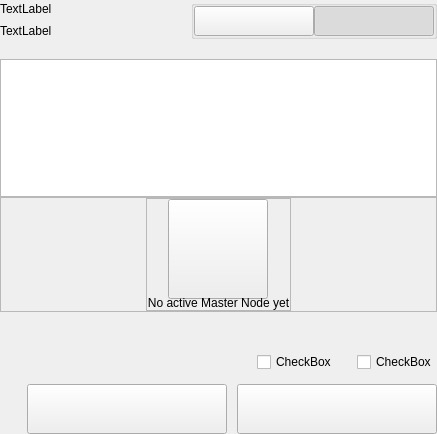
<?xml version="1.0" encoding="UTF-8"?>
<ui version="4.0">
 <class>SettingsMultisendWidget</class>
 <widget class="QWidget" name="SettingsMultisendWidget">
  <property name="geometry">
   <rect>
    <x>0</x>
    <y>0</y>
    <width>437</width>
    <height>434</height>
   </rect>
  </property>
  <property name="windowTitle">
   <string>Form</string>
  </property>
  <layout class="QVBoxLayout" name="verticalLayout">
   <property name="spacing">
    <number>0</number>
   </property>
   <property name="leftMargin">
    <number>0</number>
   </property>
   <property name="topMargin">
    <number>0</number>
   </property>
   <property name="rightMargin">
    <number>0</number>
   </property>
   <property name="bottomMargin">
    <number>0</number>
   </property>
   <item>
    <widget class="QWidget" name="left" native="true">
     <layout class="QVBoxLayout" name="verticalLayout_2">
      <property name="leftMargin">
       <number>0</number>
      </property>
      <property name="topMargin">
       <number>0</number>
      </property>
      <property name="rightMargin">
       <number>0</number>
      </property>
      <property name="bottomMargin">
       <number>0</number>
      </property>
      <item>
       <layout class="QVBoxLayout" name="verticalLayout_3">
        <property name="spacing">
         <number>0</number>
        </property>
        <item>
         <widget class="QWidget" name="containerTitle" native="true">
          <layout class="QHBoxLayout" name="horizontalLayout_3" stretch="4,1">
           <property name="spacing">
            <number>40</number>
           </property>
           <property name="leftMargin">
            <number>0</number>
           </property>
           <property name="topMargin">
            <number>0</number>
           </property>
           <property name="rightMargin">
            <number>0</number>
           </property>
           <property name="bottomMargin">
            <number>0</number>
           </property>
           <item>
            <layout class="QVBoxLayout" name="verticalLayoutTitle">
             <property name="spacing">
              <number>5</number>
             </property>
             <item>
              <widget class="QLabel" name="labelTitle">
               <property name="text">
                <string>TextLabel</string>
               </property>
              </widget>
             </item>
             <item>
              <widget class="QLabel" name="labelSubtitle1">
               <property name="text">
                <string>TextLabel</string>
               </property>
               <property name="wordWrap">
                <bool>true</bool>
               </property>
              </widget>
             </item>
            </layout>
           </item>
           <item alignment="Qt::AlignTop">
            <widget class="QGroupBox" name="groupBox">
             <property name="title">
              <string/>
             </property>
             <property name="alignment">
              <set>Qt::AlignLeading|Qt::AlignLeft|Qt::AlignTop</set>
             </property>
             <layout class="QHBoxLayout" name="horizontalLayout_4">
              <property name="spacing">
               <number>0</number>
              </property>
              <property name="leftMargin">
               <number>0</number>
              </property>
              <property name="topMargin">
               <number>0</number>
              </property>
              <property name="rightMargin">
               <number>0</number>
              </property>
              <property name="bottomMargin">
               <number>0</number>
              </property>
              <item>
               <widget class="QPushButton" name="pushLeft">
                <property name="minimumSize">
                 <size>
                  <width>120</width>
                  <height>30</height>
                 </size>
                </property>
                <property name="maximumSize">
                 <size>
                  <width>120</width>
                  <height>30</height>
                 </size>
                </property>
                <property name="focusPolicy">
                 <enum>Qt::NoFocus</enum>
                </property>
                <property name="text">
                 <string/>
                </property>
                <property name="checkable">
                 <bool>true</bool>
                </property>
                <property name="autoExclusive">
                 <bool>true</bool>
                </property>
               </widget>
              </item>
              <item>
               <widget class="QPushButton" name="pushRight">
                <property name="minimumSize">
                 <size>
                  <width>120</width>
                  <height>30</height>
                 </size>
                </property>
                <property name="maximumSize">
                 <size>
                  <width>120</width>
                  <height>30</height>
                 </size>
                </property>
                <property name="focusPolicy">
                 <enum>Qt::NoFocus</enum>
                </property>
                <property name="text">
                 <string/>
                </property>
                <property name="checkable">
                 <bool>true</bool>
                </property>
                <property name="checked">
                 <bool>true</bool>
                </property>
                <property name="autoExclusive">
                 <bool>true</bool>
                </property>
               </widget>
              </item>
             </layout>
            </widget>
           </item>
          </layout>
         </widget>
        </item>
        <item>
         <spacer name="verticalSpacer_2">
          <property name="orientation">
           <enum>Qt::Vertical</enum>
          </property>
          <property name="sizeType">
           <enum>QSizePolicy::Fixed</enum>
          </property>
          <property name="sizeHint" stdset="0">
           <size>
            <width>20</width>
            <height>20</height>
           </size>
          </property>
         </spacer>
        </item>
        <item>
         <widget class="QListView" name="listView">
          <property name="selectionMode">
           <enum>QAbstractItemView::NoSelection</enum>
          </property>
         </widget>
        </item>
        <item>
         <widget class="QFrame" name="emptyContainer">
          <property name="minimumSize">
           <size>
            <width>0</width>
            <height>100</height>
           </size>
          </property>
          <property name="frameShape">
           <enum>QFrame::StyledPanel</enum>
          </property>
          <property name="frameShadow">
           <enum>QFrame::Raised</enum>
          </property>
          <layout class="QVBoxLayout" name="verticalLayout_4" stretch="1,8">
           <property name="spacing">
            <number>0</number>
           </property>
           <property name="leftMargin">
            <number>0</number>
           </property>
           <property name="topMargin">
            <number>0</number>
           </property>
           <property name="rightMargin">
            <number>0</number>
           </property>
           <property name="bottomMargin">
            <number>0</number>
           </property>
           <item>
            <spacer name="verticalSpacer">
             <property name="orientation">
              <enum>Qt::Vertical</enum>
             </property>
             <property name="sizeHint" stdset="0">
              <size>
               <width>20</width>
               <height>20</height>
              </size>
             </property>
            </spacer>
           </item>
           <item alignment="Qt::AlignHCenter|Qt::AlignVCenter">
            <widget class="QFrame" name="emptyScreen">
             <property name="sizePolicy">
              <sizepolicy hsizetype="Expanding" vsizetype="Expanding">
               <horstretch>0</horstretch>
               <verstretch>0</verstretch>
              </sizepolicy>
             </property>
             <property name="frameShape">
              <enum>QFrame::StyledPanel</enum>
             </property>
             <property name="frameShadow">
              <enum>QFrame::Raised</enum>
             </property>
             <layout class="QVBoxLayout" name="verticalLayout_5">
              <property name="spacing">
               <number>30</number>
              </property>
              <property name="leftMargin">
               <number>0</number>
              </property>
              <property name="topMargin">
               <number>0</number>
              </property>
              <property name="rightMargin">
               <number>0</number>
              </property>
              <property name="bottomMargin">
               <number>0</number>
              </property>
              <item alignment="Qt::AlignHCenter|Qt::AlignVCenter">
               <widget class="QPushButton" name="pushImgEmpty">
                <property name="minimumSize">
                 <size>
                  <width>100</width>
                  <height>100</height>
                 </size>
                </property>
                <property name="maximumSize">
                 <size>
                  <width>100</width>
                  <height>100</height>
                 </size>
                </property>
                <property name="focusPolicy">
                 <enum>Qt::NoFocus</enum>
                </property>
                <property name="text">
                 <string/>
                </property>
                <property name="iconSize">
                 <size>
                  <width>100</width>
                  <height>100</height>
                 </size>
                </property>
               </widget>
              </item>
              <item alignment="Qt::AlignHCenter|Qt::AlignVCenter">
               <widget class="QLabel" name="labelEmpty">
                <property name="styleSheet">
                 <string notr="true"/>
                </property>
                <property name="text">
                 <string>No active Master Node yet</string>
                </property>
                <property name="alignment">
                 <set>Qt::AlignCenter</set>
                </property>
               </widget>
              </item>
             </layout>
            </widget>
           </item>
          </layout>
         </widget>
        </item>
        <item>
         <spacer name="verticalSpacer_4">
          <property name="orientation">
           <enum>Qt::Vertical</enum>
          </property>
          <property name="sizeType">
           <enum>QSizePolicy::Fixed</enum>
          </property>
          <property name="sizeHint" stdset="0">
           <size>
            <width>20</width>
            <height>40</height>
           </size>
          </property>
         </spacer>
        </item>
        <item>
         <layout class="QHBoxLayout" name="horizontalLayout_5" stretch="0,0,0,0">
          <property name="spacing">
           <number>0</number>
          </property>
          <item>
           <spacer name="horizontalSpacer">
            <property name="orientation">
             <enum>Qt::Horizontal</enum>
            </property>
            <property name="sizeHint" stdset="0">
             <size>
              <width>40</width>
              <height>20</height>
             </size>
            </property>
           </spacer>
          </item>
          <item>
           <widget class="QCheckBox" name="checkBoxStake">
            <property name="text">
             <string>CheckBox</string>
            </property>
           </widget>
          </item>
          <item>
           <spacer name="horizontalSpacer_2">
            <property name="orientation">
             <enum>Qt::Horizontal</enum>
            </property>
            <property name="sizeType">
             <enum>QSizePolicy::Fixed</enum>
            </property>
            <property name="sizeHint" stdset="0">
             <size>
              <width>20</width>
              <height>20</height>
             </size>
            </property>
           </spacer>
          </item>
          <item>
           <widget class="QCheckBox" name="checkBoxRewards">
            <property name="sizePolicy">
             <sizepolicy hsizetype="Minimum" vsizetype="Fixed">
              <horstretch>0</horstretch>
              <verstretch>0</verstretch>
             </sizepolicy>
            </property>
            <property name="text">
             <string>CheckBox</string>
            </property>
           </widget>
          </item>
         </layout>
        </item>
        <item>
         <spacer name="verticalSpacer_3">
          <property name="orientation">
           <enum>Qt::Vertical</enum>
          </property>
          <property name="sizeType">
           <enum>QSizePolicy::Fixed</enum>
          </property>
          <property name="sizeHint" stdset="0">
           <size>
            <width>20</width>
            <height>12</height>
           </size>
          </property>
         </spacer>
        </item>
        <item>
         <layout class="QHBoxLayout" name="horizontalLayout_7">
          <item>
           <spacer name="horizontalSpacer_3">
            <property name="orientation">
             <enum>Qt::Horizontal</enum>
            </property>
            <property name="sizeType">
             <enum>QSizePolicy::Expanding</enum>
            </property>
            <property name="sizeHint" stdset="0">
             <size>
              <width>40</width>
              <height>20</height>
             </size>
            </property>
           </spacer>
          </item>
          <item>
           <widget class="QPushButton" name="pushButtonClear">
            <property name="minimumSize">
             <size>
              <width>200</width>
              <height>50</height>
             </size>
            </property>
            <property name="focusPolicy">
             <enum>Qt::NoFocus</enum>
            </property>
            <property name="text">
             <string/>
            </property>
           </widget>
          </item>
          <item>
           <spacer name="horizontalSpacer_4">
            <property name="orientation">
             <enum>Qt::Horizontal</enum>
            </property>
            <property name="sizeType">
             <enum>QSizePolicy::Fixed</enum>
            </property>
            <property name="sizeHint" stdset="0">
             <size>
              <width>10</width>
              <height>20</height>
             </size>
            </property>
           </spacer>
          </item>
          <item>
           <widget class="QPushButton" name="pushButtonSave">
            <property name="minimumSize">
             <size>
              <width>200</width>
              <height>50</height>
             </size>
            </property>
            <property name="maximumSize">
             <size>
              <width>200</width>
              <height>50</height>
             </size>
            </property>
            <property name="focusPolicy">
             <enum>Qt::NoFocus</enum>
            </property>
            <property name="text">
             <string/>
            </property>
           </widget>
          </item>
         </layout>
        </item>
       </layout>
      </item>
     </layout>
    </widget>
   </item>
  </layout>
 </widget>
 <resources/>
 <connections/>
</ui>
